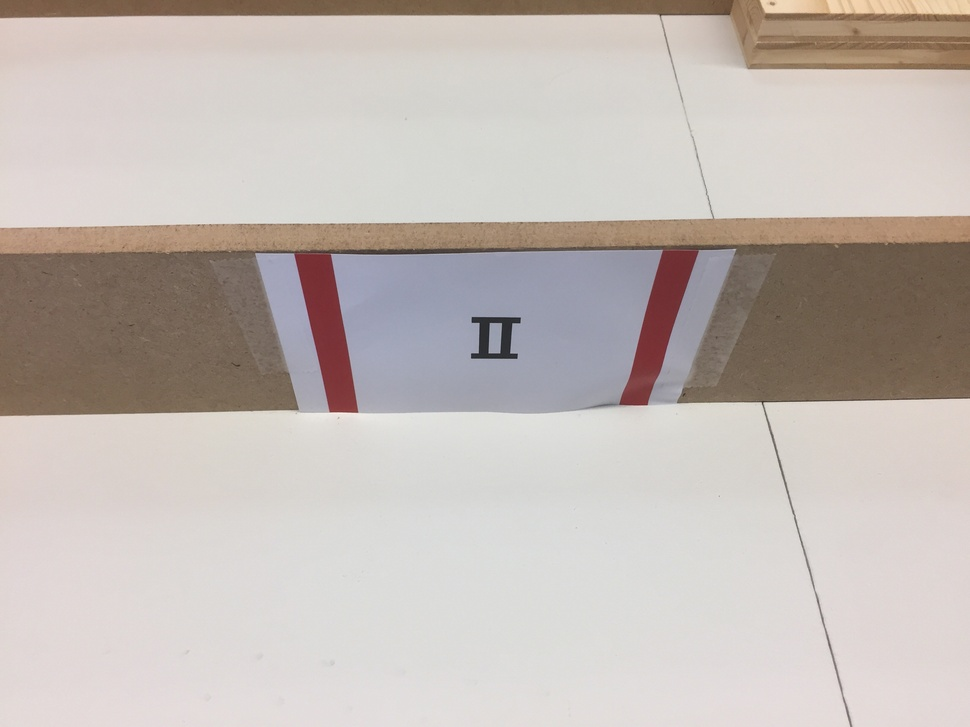
#> input picture resources/IMG2.JPG, 970 x 727 px, shrunk from 3264 x 2448 before the run
$ python -i roi_number.py   (imports and definitions only)   (older library calls are emulated)
#> lines starting #> are read from the running program, lines starting #| are printed output that depends on the picture; after the words box and inside, x2 and y2 are one past the last pixel; in counts of white or black regions, pixels touching at a corner belong together
#> further down, picture is the input picture: shape (727, 970, 3); mean B, G, R 181.2, 186.3, 195.1
import cv2
import numpy as np

def cropNumber(image):
    #im = cv2.imread(image)
    im = image
    imgray = cv2.cvtColor(im, cv2.COLOR_BGR2GRAY)
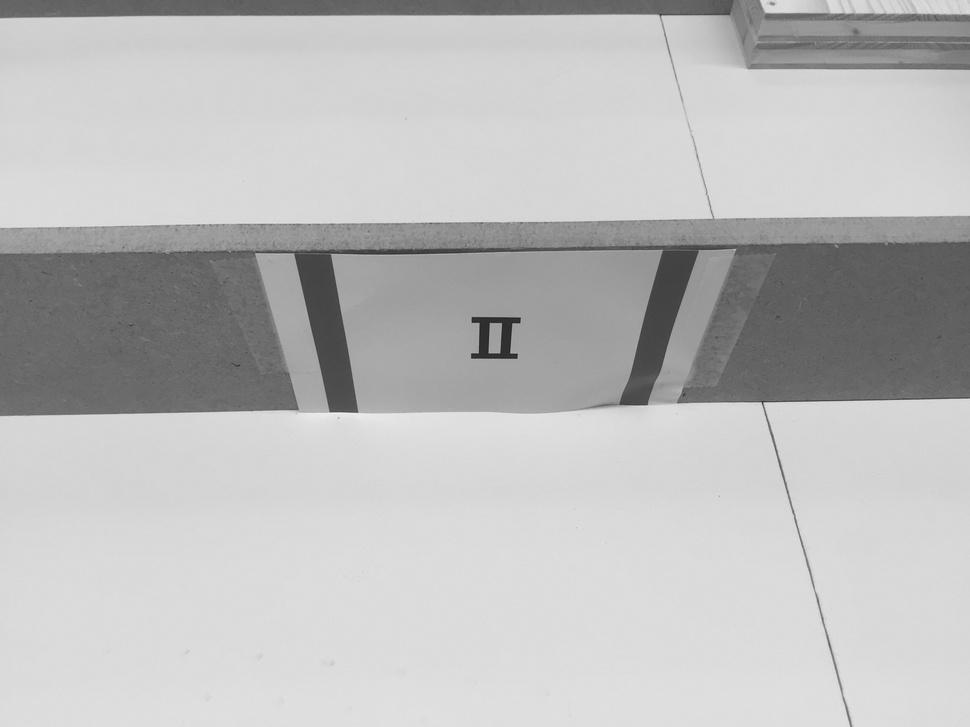
#> imgray: shape (727, 970); min 33, max 244, mean 188.4
    ret, thresh = cv2.threshold(imgray, 127, 255, 0)
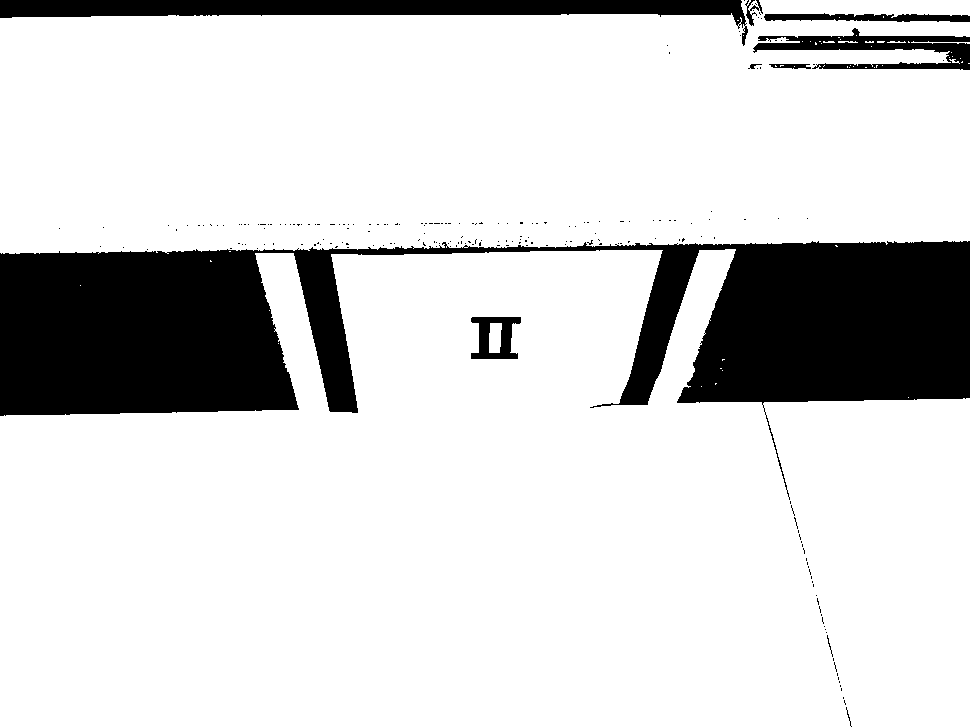
#> thresh: shape (727, 970); 83.4% white; 207 black regions (197 under 20 px)
    im2, contours, hierarchy = cv2.findContours(thresh, cv2.RETR_TREE, cv2.CHAIN_APPROX_SIMPLE)
#> contours = 306 contours, 295 with area under 20; largest, box (x1, y1, x2, y2) and area: (0, 249, 970, 727) 365061, (0, 0, 970, 254) 221116, (470, 316, 522, 360) 1662, (489, 323, 502, 353) 310, (768, 63, 812, 70) 206

    # only keep the largest contours
    contours = sorted(contours, key=cv2.contourArea, reverse=True)[:1]
#> contours = 1 contour; box (x1, y1, x2, y2) and area: (0, 249, 970, 727) 365061

    for c in contours:
        rect = cv2.boundingRect(c)
        rect = cv2.minAreaRect(c)
        box = cv2.boxPoints(rect)
        box = np.int0(box)

        # cv2.drawContours(im, [box], 0, (0, 0, 255), 2)

        (x, y), radius = cv2.minEnclosingCircle(c)

        c = max(contours, key=cv2.contourArea)

        # get min and max corrdinates
        minCord = np.amin(c, axis=0)
        maxCord = np.amax(c, axis=0)

        yStart = minCord[0][1]
        yEnd = maxCord[0][1]
#> this loop made 1 pass
#> (box, x, y, radius, maxCord, yStart, yEnd) on pass 1: ([[969, 725], [0, 725], [0, 249], [969, 249]], 484.5, 562, 511.5, [[969, 726]], 249, 726)

        #print(yStart, yEnd)

    h_new = yEnd - yStart
#> h_new = 477

    #print(box)
    #print(h_new)

    _, width, _ = im.shape
#> width = 970

    cropImg_top_top = im[(int)(yStart):(int)(yEnd - 3 * h_new / 4), 0:width]
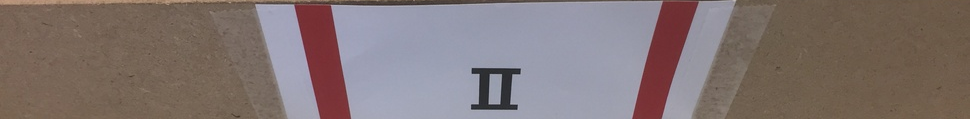
#> cropImg_top_top: shape (119, 970, 3); mean B, G, R 114.7, 116.3, 129.7

    cropImg_top = im[(int)(yStart + h_new / 4):(int)(yEnd - h_new / 2), 0:width]
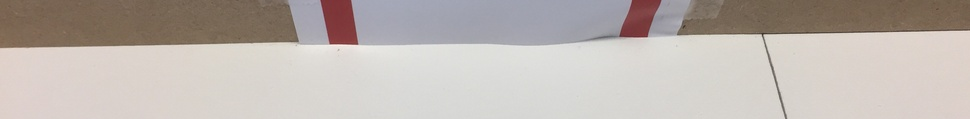
#> cropImg_top: shape (119, 970, 3); mean B, G, R 176.4, 181.9, 190.1

    cropImg_bottom = im[(int)(yStart + h_new / 2):(int)(yEnd - h_new / 4), 0:width]
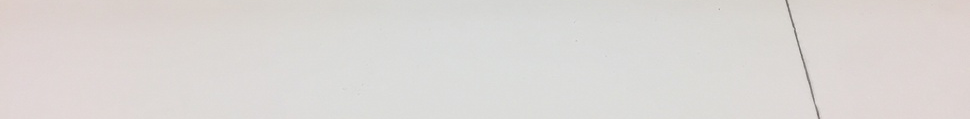
#> cropImg_bottom: shape (119, 970, 3); mean B, G, R 213.1, 215.5, 219.4
    cropImg_bottom_bottom = im[((int)(yStart + (int)(3 * h_new / 4))):(yEnd), 0:width]

    cropArray = []

    cropArray.append(cropImg_top_top)
    cropArray.append(cropImg_top)
    cropArray.append(cropImg_bottom)
    cropArray.append(cropImg_bottom_bottom)

    return cropArray


    # [9 lines of commented-out code are left out]

>>> import cv2
>>> picture = cv2.imread('resources/IMG2.JPG')
>>> result = cropNumber(picture)
#> result = 4 items

$ run again, on resources/IMG22.JPG
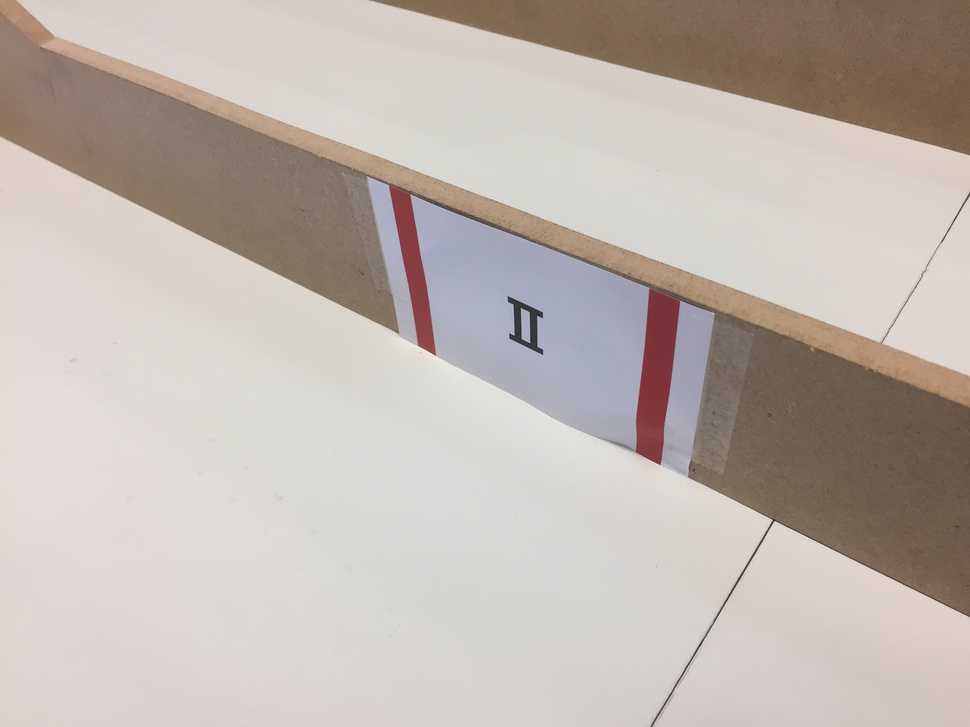
#> input picture resources/IMG22.JPG, 970 x 727 px, shrunk from 3264 x 2448 before the run
#> picture is the input picture: shape (727, 970, 3); mean B, G, R 176.7, 183, 192.9
#> in cropNumber, `ret, thresh = cv2.threshold(imgray, 127, 255, 0)`:
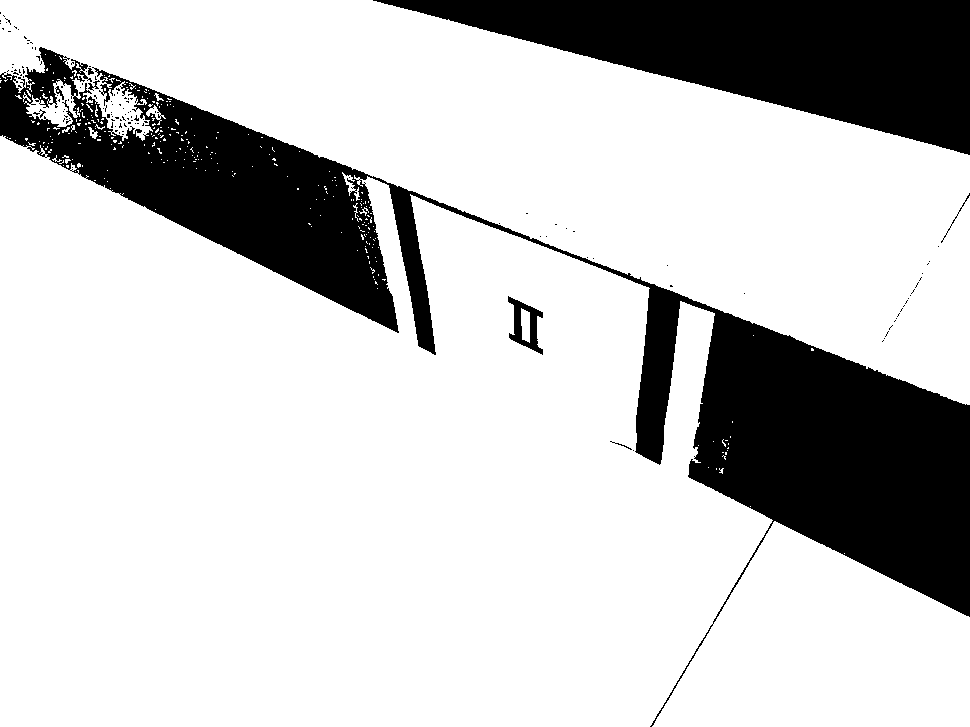
#> thresh: shape (727, 970); 78.6% white; 139 black regions (130 under 20 px)
#> in cropNumber, `im2, contours, hierarchy = cv2.findContours(thresh, cv2.RETR_TREE, cv2..`: contours = 544 contours, 529 with area under 20; largest, box (x1, y1, x2, y2) and area: (0, 135, 970, 727) 380650, (0, 0, 970, 405) 169934, (507, 295, 544, 356) 1196, (521, 308, 530, 343) 224, (146, 105, 166, 125) 95
#> in cropNumber, `contours = sorted(contours, key=cv2.contourArea, reverse=True)[:1]`: contours = 1 contour; box (x1, y1, x2, y2) and area: (0, 135, 970, 727) 380650
#> the loop in cropNumber, `for c in contours:` made 1 pass
#> (box, x, y, radius, maxCord, yStart, yEnd) on pass 1: ([[968, 725], [0, 725], [0, 135], [968, 135]], 484.5, 431, 567.2, [[969, 726]], 135, 726)
#> h_new = 591
#> in cropNumber, `cropImg_bottom_bottom = im[((int)(yStart + (int)(3 * h_new / 4))):(yEn..`:
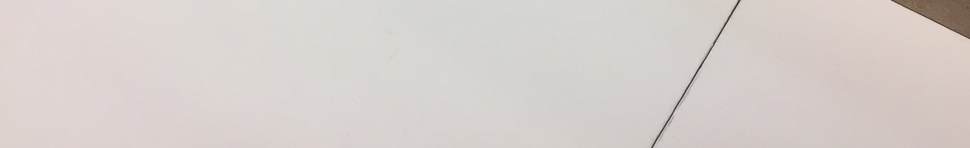
#> cropImg_bottom_bottom: shape (148, 970, 3); mean B, G, R 204.4, 207.9, 214.9
#> result = 4 items

$ run again, on resources/IMG3.JPG
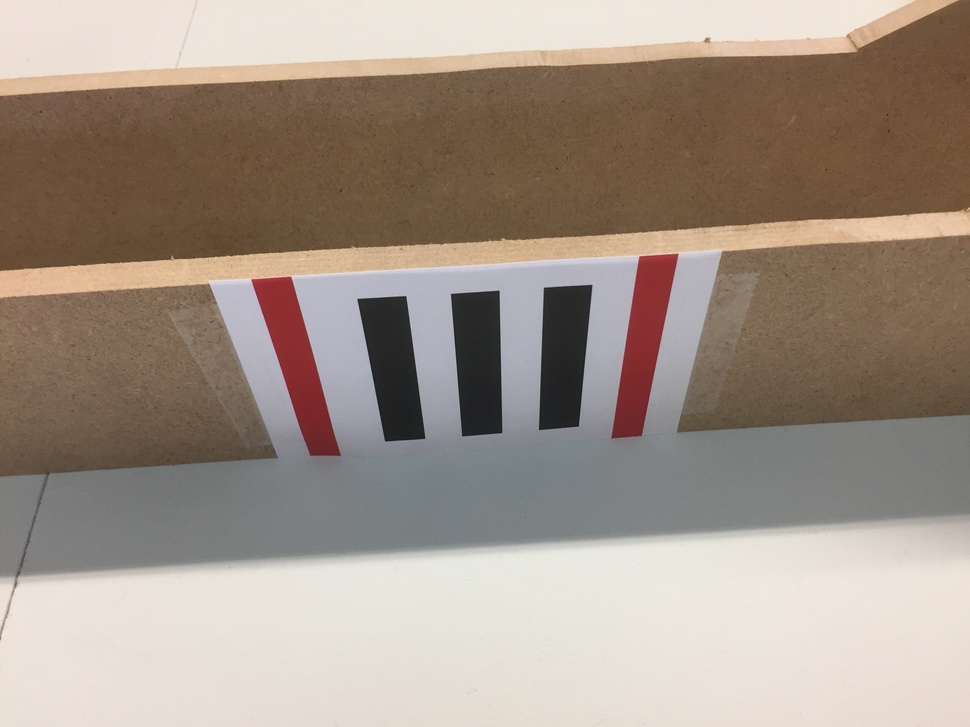
#> input picture resources/IMG3.JPG, 970 x 727 px, shrunk from 3264 x 2448 before the run
#> picture is the input picture: shape (727, 970, 3); mean B, G, R 134.9, 146.9, 161.2
#> in cropNumber, `ret, thresh = cv2.threshold(imgray, 127, 255, 0)`:
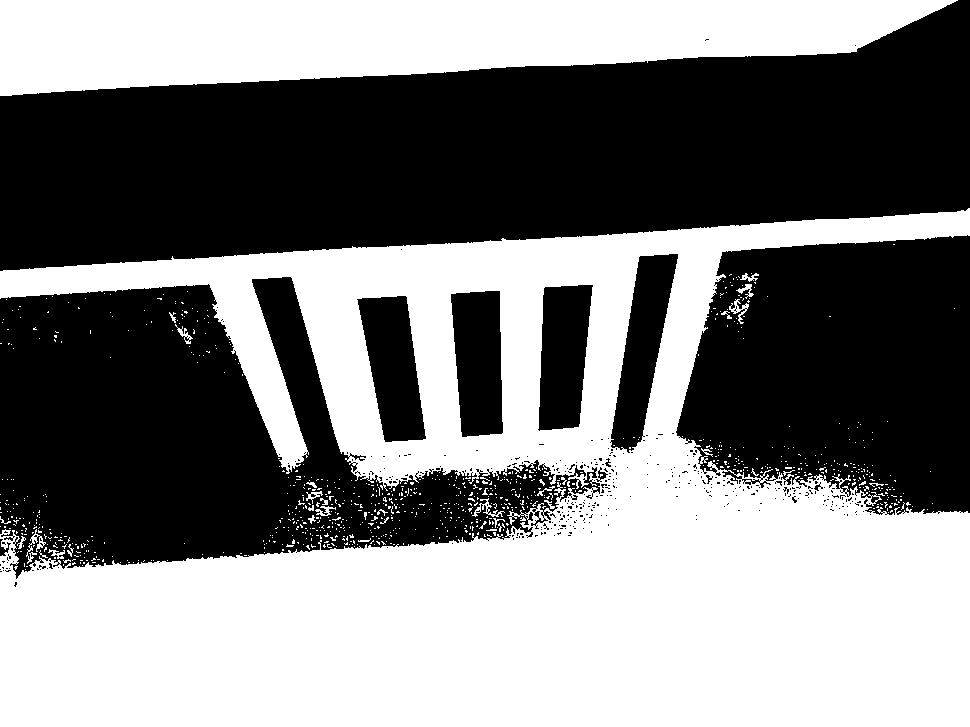
#> thresh: shape (727, 970); 49.8% white; 894 white regions (863 under 20 px)
#> in cropNumber, `im2, contours, hierarchy = cv2.findContours(thresh, cv2.RETR_TREE, cv2..`: contours = 1422 contours, 1380 with area under 20; largest, box (x1, y1, x2, y2) and area: (0, 208, 970, 727) 306166, (0, 0, 958, 96) 63932, (610, 253, 679, 454) 6846, (356, 295, 427, 443) 6690, (450, 290, 504, 438) 6612
#> in cropNumber, `contours = sorted(contours, key=cv2.contourArea, reverse=True)[:1]`: contours = 1 contour; box (x1, y1, x2, y2) and area: (0, 208, 970, 727) 306166
#> the loop in cropNumber, `for c in contours:` made 1 pass
#> (box, x, y, radius, yStart, yEnd) on pass 1: ([[969, 726], [0, 726], [0, 208], [969, 208]], 484.5, 467, 549.4, 208, 726)
#> h_new = 518
#> in cropNumber, `cropImg_bottom_bottom = im[((int)(yStart + (int)(3 * h_new / 4))):(yEn..`:
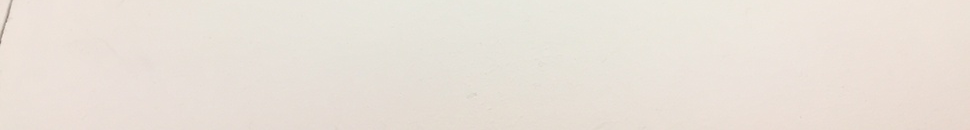
#> cropImg_bottom_bottom: shape (130, 970, 3); mean B, G, R 216.5, 225.1, 233
#> result = 4 items

$ run again, on resources/IMG33.JPG
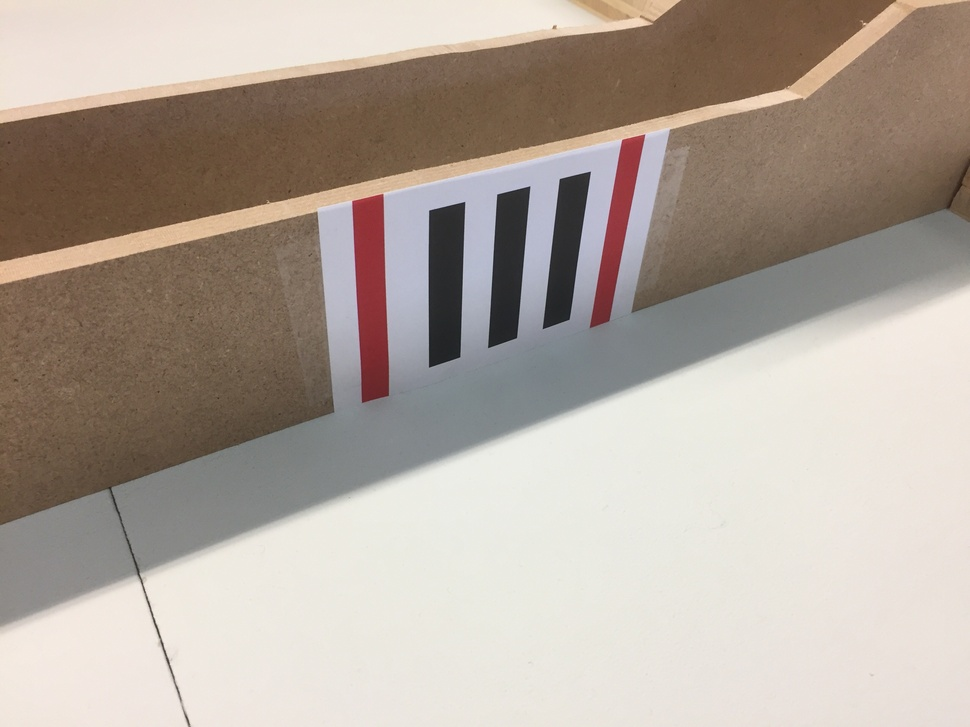
#> input picture resources/IMG33.JPG, 970 x 727 px, shrunk from 3264 x 2448 before the run
#> picture is the input picture: shape (727, 970, 3); mean B, G, R 155.6, 165.6, 177
#> in cropNumber, `ret, thresh = cv2.threshold(imgray, 127, 255, 0)`:
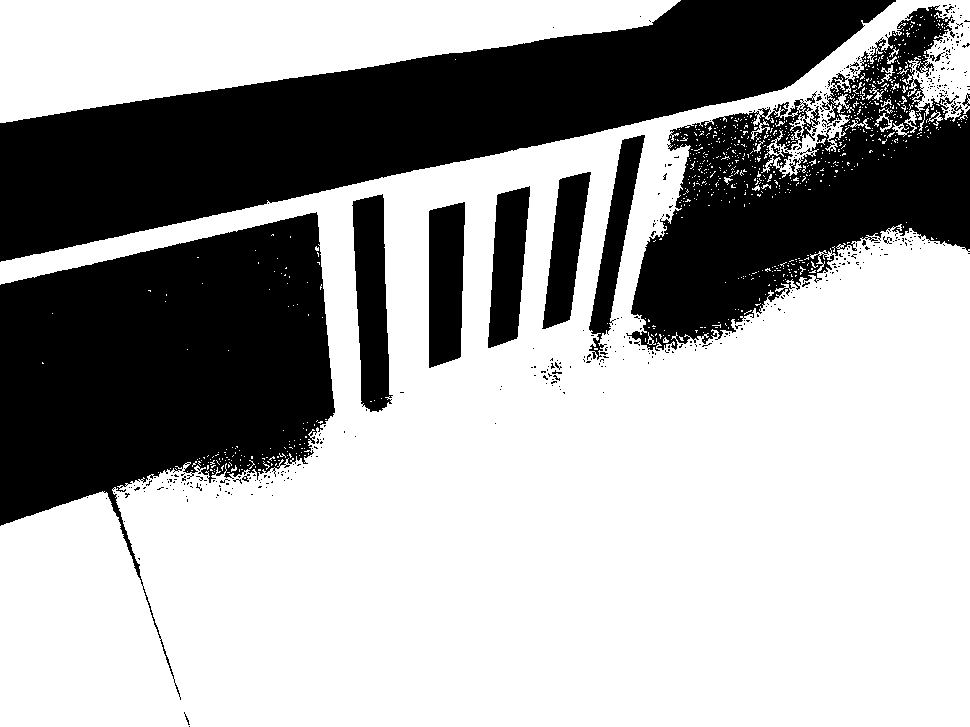
#> thresh: shape (727, 970); 64.4% white; 466 black regions (449 under 20 px)
#> in cropNumber, `im2, contours, hierarchy = cv2.findContours(thresh, cv2.RETR_TREE, cv2..`: contours = 1631 contours, 1576 with area under 20; largest, box (x1, y1, x2, y2) and area: (0, 0, 970, 727) 425884, (0, 0, 681, 123) 47352, (351, 193, 394, 413) 6424, (428, 201, 466, 369) 5475, (487, 185, 531, 349) 4876
#> in cropNumber, `contours = sorted(contours, key=cv2.contourArea, reverse=True)[:1]`: contours = 1 contour; box (x1, y1, x2, y2) and area: (0, 0, 970, 727) 425884
#> the loop in cropNumber, `for c in contours:` made 1 pass
#> (box, x, y, radius, yStart, yEnd) on pass 1: ([[969, 726], [0, 726], [0, 0], [969, 0]], 484.5, 363, 605.4, 0, 726)
#> h_new = 726
#> in cropNumber, `cropImg_bottom_bottom = im[((int)(yStart + (int)(3 * h_new / 4))):(yEn..`:
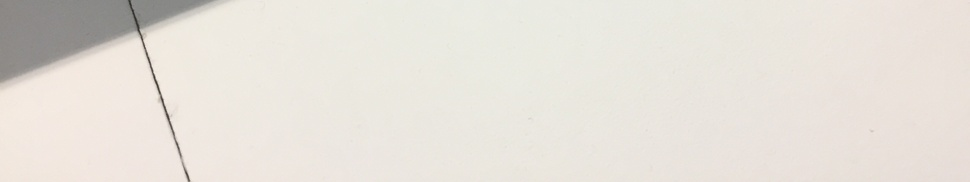
#> cropImg_bottom_bottom: shape (182, 970, 3); mean B, G, R 217.9, 225.3, 230.4
#> result = 4 items
